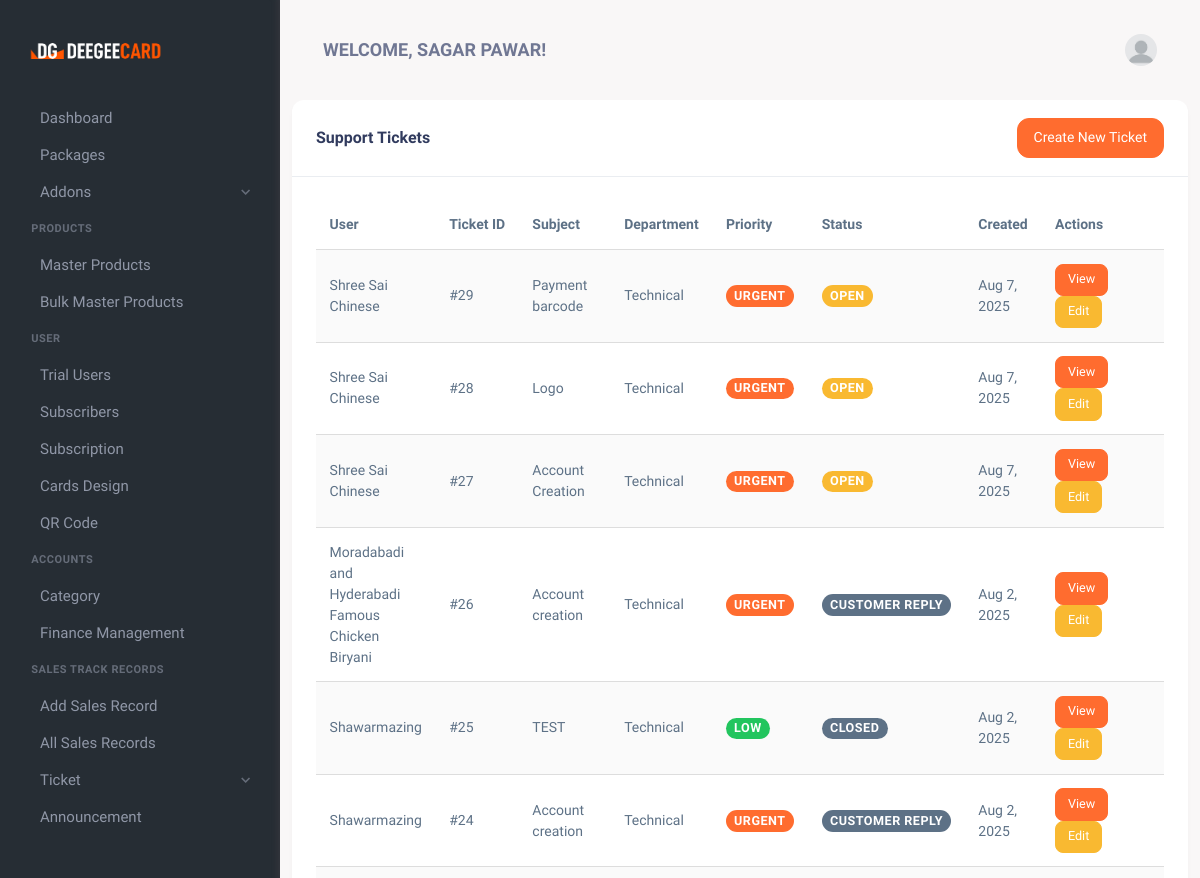
The app's page /tickets.php (signed in, upper part), older data.
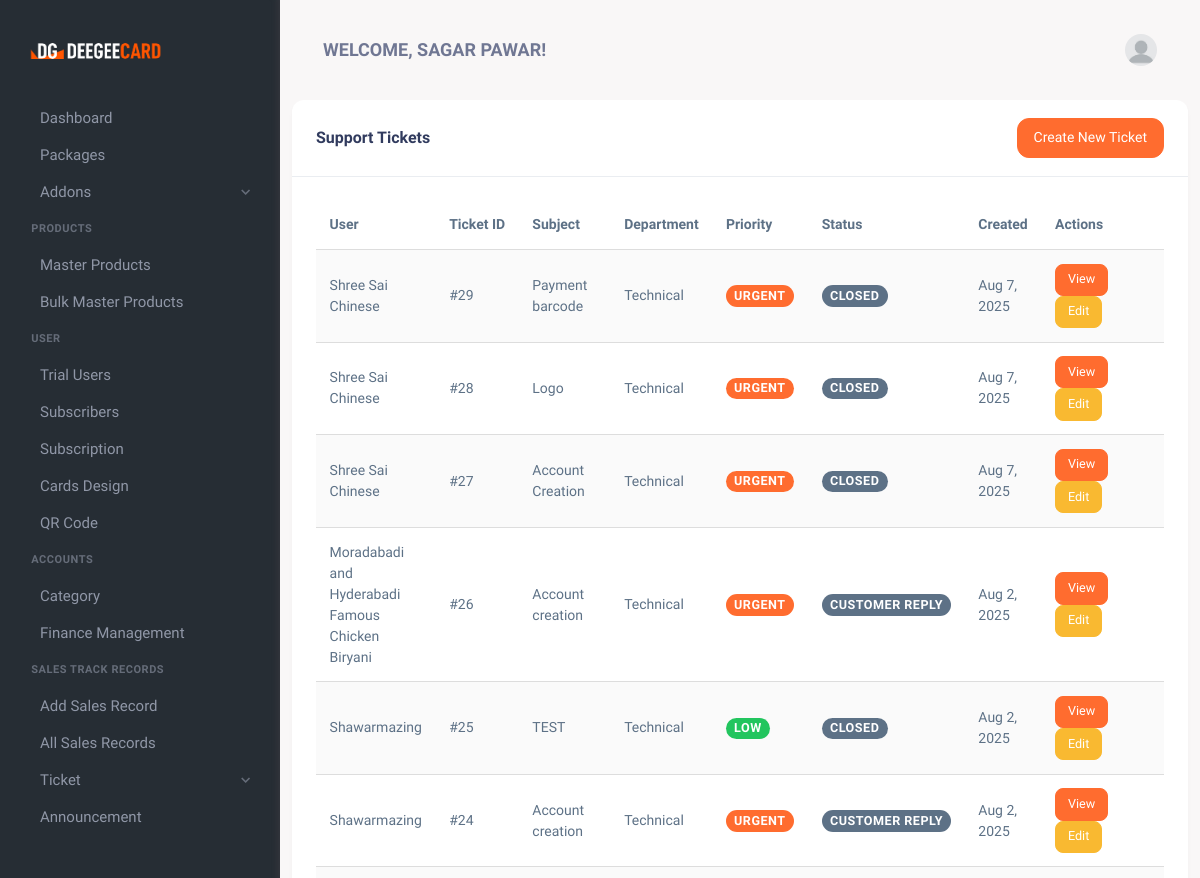
The same page, newer data.
### tables this page shows
CREATE TABLE `tickets` (
  `id` int(11) NOT NULL,
  `user_id` int(11) NOT NULL,
  `subject` varchar(255) NOT NULL,
  `department` varchar(50) NOT NULL,
  `priority` varchar(20) NOT NULL,
  `message` text NOT NULL,
  `status` varchar(20) NOT NULL DEFAULT 'Open',
  `created_at` timestamp NOT NULL DEFAULT CURRENT_TIMESTAMP,
  `updated_at` timestamp NOT NULL DEFAULT CURRENT_TIMESTAMP ON UPDATE CURRENT_TIMESTAMP
);

CREATE TABLE `users` (
  `id` int(11) NOT NULL,
  `Name` varchar(100) NOT NULL,
  `Email` varchar(100) NOT NULL,
  `Password` varchar(255) NOT NULL,
  `role` enum('admin','user','sales_person') NOT NULL DEFAULT 'user',
  `created_at` timestamp NOT NULL DEFAULT CURRENT_TIMESTAMP,
  `updated_at` timestamp NOT NULL DEFAULT CURRENT_TIMESTAMP ON UPDATE CURRENT_TIMESTAMP,
  `phone` varchar(15) NOT NULL,
  `address` text NOT NULL,
  `is_trial` tinyint(1) DEFAULT '0',
  `trial_start` datetime DEFAULT NULL,
  `trial_end` datetime DEFAULT NULL
);

### tickets.php (the view, shortened to what the changed rows need)
<?php
require 'db_connection.php';
$user_id = $_SESSION['user_id'];
$is_admin = false;
$user_sql = "SELECT role FROM users WHERE id = ?";
$user_stmt = $conn->prepare($user_sql);
$user_stmt->bind_param("i", $user_id);
$user_stmt->execute();
$user_result = $user_stmt->get_result();
$user = $user_result->fetch_assoc();
if ($user['role'] === 'admin') {
    $is_admin = true;
}
if ($is_admin) {
    $sql = "SELECT t.*, u.name as user_name
            FROM tickets t
            JOIN users u ON t.user_id = u.id
            ORDER BY t.created_at DESC";
} else {
    $sql = "SELECT t.*, u.name as user_name
            FROM tickets t
            JOIN users u ON t.user_id = u.id
            WHERE t.user_id = ?
            ORDER BY t.created_at DESC";
}
$stmt = $conn->prepare($sql);
$stmt->execute();
$tickets = $stmt->get_result()->fetch_all(MYSQLI_ASSOC);
?>
<!DOCTYPE html>
<html lang="en">
<head>
    <link href="assets/css/vendor.min.css" rel="stylesheet" type="text/css" />
    <link href="assets/css/icons.min.css" rel="stylesheet" type="text/css" />
    <link href="assets/css/app.min.css" rel="stylesheet" type="text/css" />
    <link href="assets/css/style.css" rel="stylesheet" type="text/css" />
    <link href="https://cdn.materialdesignicons.com/5.4.55/css/materialdesignicons.min.css" rel="stylesheet">
</head>
<body>
    <div class="wrapper">
        <div class="page-content">
            <div class="container">
                <div class="row">
                    <div class="col-xl-12">
                        <div class="card">
                            <div class="card-body">
                                <?php if (empty($tickets)): ?>
                                    <div class="alert alert-info">
                                        No tickets found. <a href="create_ticket.php">Create your first ticket</a>.
                                    </div>
                                <?php else: ?>
                                    <div class="table-responsive">
                                        <table class="table table-striped">
                                            <thead>
                                                <tr>
                                                    <?php if ($is_admin): ?>
                                                        <th>User</th>
                                                    <?php endif; ?>
                                                    <th>Ticket ID</th>
                                                    <th>Subject</th>
                                                    <th>Department</th>
                                                    <th>Priority</th>
                                                    <th>Status</th>
                                                    <th>Created</th>
                                                    <th width="170">Actions</th>
                                                </tr>
                                            </thead>
                                            <tbody>
                                                <?php foreach ($tickets as $ticket): ?>
                                                    <tr>
                                                        <?php if ($is_admin): ?>
                                                            <td><?= htmlspecialchars($ticket['user_name']) ?></td>
                                                        <?php endif; ?>
                                                        <td>#<?= $ticket['id'] ?></td>
                                                        <td><?= htmlspecialchars($ticket['subject']) ?></td>
                                                        <td><?= htmlspecialchars($ticket['department']) ?></td>
                                                        <td>
                                                            <span class="badge bg-<?=
                                                                $ticket['priority'] === 'Low' ? 'success' :
                                                                ($ticket['priority'] === 'Medium' ? 'warning' :
                                                                ($ticket['priority'] === 'High' ? 'danger' : 'primary'))
                                                            ?>">
                                                                <?= htmlspecialchars($ticket['priority']) ?>
                                                            </span>
                                                        </td>
                                                        <td>
                                                            <span class="badge bg-<?=
                                                                $ticket['status'] === 'Open' ? 'warning' :
                                                                ($ticket['status'] === 'In Progress' ? 'info' :
                                                                ($ticket['status'] === 'Resolved' ? 'success' : 'secondary'))
                                                            ?>">
                                                                <?= htmlspecialchars($ticket['status']) ?>
                                                            </span>
                                                        </td>
                                                        <td><?= date('M j, Y', strtotime($ticket['created_at'])) ?></td>
                                                        <td>
                                                            <a href="view_tickets.php?id=<?= $ticket['id'] ?>" class="btn btn-sm btn-primary">
                                                                <i class="mdi mdi-eye"></i> View
                                                            </a>
                                                            <?php if ($is_admin): ?>
                                                                <a href="view_tickets.php?id=<?= $ticket['id'] ?>" class="btn btn-sm btn-warning">
                                                                    <i class="mdi mdi-pencil"></i> Edit
                                                                </a>
                                                            <?php endif; ?>
                                                        </td>
                                                    </tr>
                                                <?php endforeach; ?>
                                            </tbody>
                                        </table>
                                    </div>
                                <?php endif; ?>
                            </div>
                        </div>
                    </div>
                </div>
            </div>
        </div>
    </div>
</body>
</html>

Row changes from the older to the newer data that the page shows:
changed tickets "Payment barcode": status "OPEN" → "CLOSED"
changed tickets "Logo": status "OPEN" → "CLOSED"
changed tickets "Account Creation": status "OPEN" → "CLOSED"
